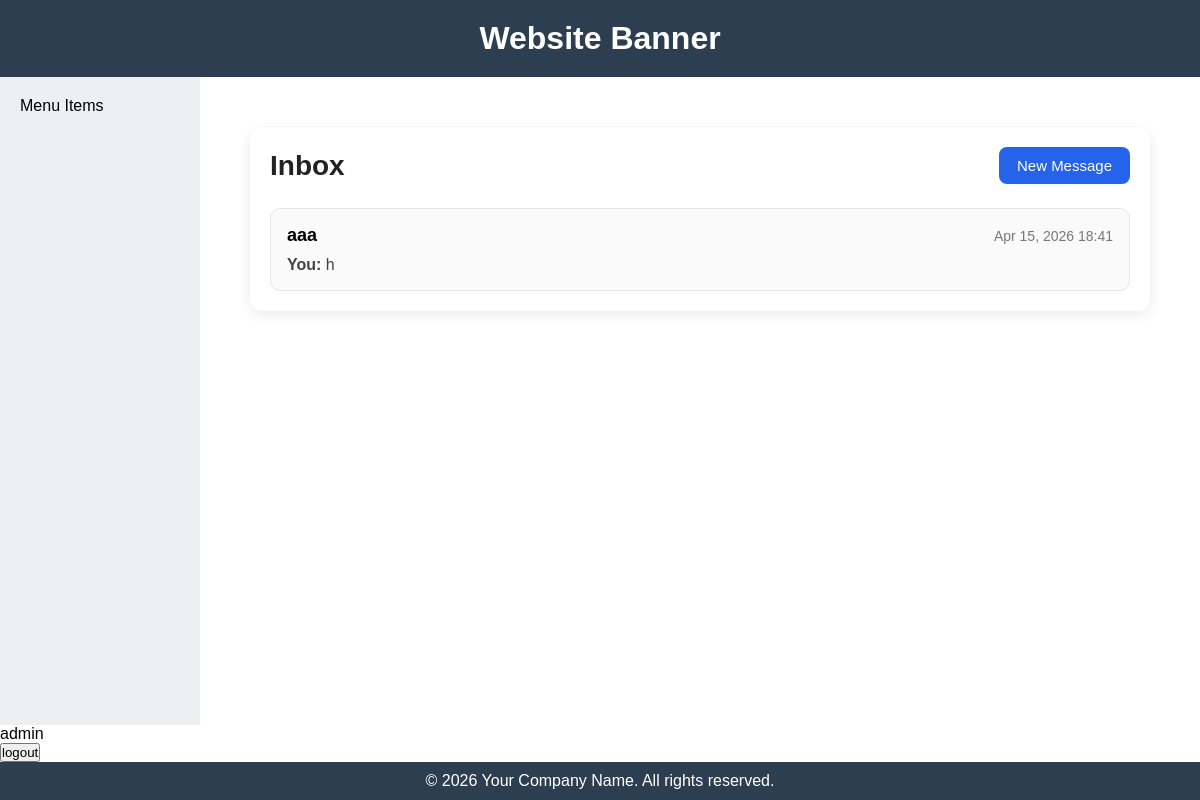
The page /inbox/ (signed in) on the database its author committed.
### bookMng/models.py (models this page shows, shortened)
class MessageThread(models.Model):
    user1 = models.ForeignKey(
        settings.AUTH_USER_MODEL,
        on_delete=models.CASCADE,
        related_name="message_threads_as_user1",
    )
    user2 = models.ForeignKey(
        settings.AUTH_USER_MODEL,
        on_delete=models.CASCADE,
        related_name="message_threads_as_user2",
    )
    created_at = models.DateTimeField(auto_now_add=True)
    updated_at = models.DateTimeField(auto_now=True)
    class Meta:
        ordering = ["-updated_at"]
        constraints = [
            models.UniqueConstraint(
                fields=["user1", "user2"],
                name="unique_message_thread_pair",
            )
        ]
    def other_user(self, current_user):
        if current_user == self.user1:
            return self.user2
        return self.user1
    def latest_message(self):
        return self.messages.order_by("-created_at").first()
    def unread_count_for(self, user):
        return self.messages.filter(recipient=user, is_read=False).count()

class PrivateMessage(models.Model):
    thread = models.ForeignKey(
        MessageThread,
        on_delete=models.CASCADE,
        related_name="messages",
    )
    sender = models.ForeignKey(
        settings.AUTH_USER_MODEL,
        on_delete=models.CASCADE,
        related_name="sent_private_messages",
    )
    recipient = models.ForeignKey(
        settings.AUTH_USER_MODEL,
        on_delete=models.CASCADE,
        related_name="received_private_messages",
    )
    body = models.TextField()
    is_read = models.BooleanField(default=False)
    created_at = models.DateTimeField(auto_now_add=True)
    read_at = models.DateTimeField(null=True, blank=True)
    class Meta:
        ordering = ["created_at"]

### bookMng/views.py (the view)
# urls.py: path("inbox/", views.inbox, name="inbox"),
@login_required
@require_GET
def inbox(request: HttpRequest) -> HttpResponse:
    threads = (
        MessageThread.objects
        .filter(Q(user1=request.user) | Q(user2=request.user))
        .prefetch_related("messages", "user1", "user2")
        .order_by("-updated_at")
    )
    thread_data = []
    for thread in threads:
        other_user = thread.other_user(request.user)
        latest_message = thread.latest_message()
        unread_count = thread.unread_count_for(request.user)
        thread_data.append(
            {
                "thread": thread,
                "other_user": other_user,
                "latest_message": latest_message,
                "unread_count": unread_count,
            }
        )
    context = {
        "thread_data": thread_data,
    }
    return render(request, "bookMng/inbox.html", context)

### bookEx/templates/bookMng/inbox.html (shortened to what this page needs)
{% extends "base.html" %}
{% load static %}
{% block content %}
<div class="message-box-container">
    <div class="message-box-header">
        <h1>Inbox</h1>
        <a class="btn-primary" href="{% url 'compose_message' %}">New Message</a>
    </div>
    {% if thread_data %}
        <div class="thread-list">
            {% for item in thread_data %}
                <a class="thread-card" href="{% url 'thread_detail' item.thread.id %}">
                    <div class="thread-card-top">
                        <span class="thread-username">{{ item.other_user.username }}</span>
                        {% if item.latest_message %}
                            <span class="thread-time">{{ item.latest_message.created_at|date:"M d, Y H:i" }}</span>
                        {% endif %}
                    </div>
                    <div class="thread-card-body">
                        {% if item.latest_message %}
                            <p>
                                <strong>
                                    {% if item.latest_message.sender == request.user %}
                                        You:
                                    {% else %}
                                        {{ item.other_user.username }}:
                                    {% endif %}
                                </strong>
                                {{ item.latest_message.body|truncatechars:90 }}
                            </p>
                        {% else %}
                            <p>No messages yet.</p>
                        {% endif %}
                    </div>
                </a>
            {% endfor %}
        </div>
    {% else %}
        <div class="empty-state">
            <p>You have no conversations yet.</p>
            <a class="btn-primary" href="{% url 'compose_message' %}">Start a Conversation</a>
        </div>
    {% endif %}
</div>
{% endblock %}

### bookEx/templates/base.html (shortened to what this page needs)
{% load static %}
<!DOCTYPE html>
<html lang="en">
<head>
    <link href="{% static 'main.css' %}" rel="stylesheet" type="text/css">
    <link rel="stylesheet" href="{% static 'table_format.css' %}" type="text/css" />
    <link rel="stylesheet" href="{% static 'message_box.css' %}"/>
</head>
<body>
    <header class="banner">
        <h1>Website Banner</h1>
    </header>
    <div class="container">
        <nav class="sidebar">
            <ul>
                {% block sidenav %}
                    Menu Items
                {% endblock sidenav %}
            </ul>
        </nav>
    <main class="content">
            {% block content %}{% endblock content %}
        </main>
    </div>
    <span style="float: right;">
            {% if user.is_authenticated %}
               {{ user.username}}
               <form action="{% url 'logout' %}?next=/" method="post">
                   <button type="submit">logout</button>
               </form>
            {% else %}
               Not Logged in
               <a href="{% url 'login' %}?next=/">login</a>
            {% endif %}
        </span>
    <footer class="footer">
        <p>&copy; 2026 Your Company Name. All rights reserved.</p>
    </footer>
</body>
</html>

### bookEx/static/main.css (style rules this page uses)
* { margin: 0; padding: 0; box-sizing: border-box; }
body { font-family: Arial, sans-serif; min-height: 100vh; display: flex; flex-direction: column; }
.banner { background-color: #2c3e50; color: white; padding: 20px; text-align: center; }
.container { flex: 1; display: flex; }
.sidebar { width: 200px; background-color: #ecf0f1; padding: 20px; }
.sidebar ul { list-style: none; }
.content { flex: 1; padding: 20px; background-color: #ffffff; }
.footer { background-color: #2c3e50; color: white; text-align: center; padding: 10px; }

### bookEx/static/message_box.css (style rules this page uses)
.message-box-container { max-width: 900px; margin: 30px auto; padding: 20px; background: #ffffff; border-radius: 12px; box-shadow: 0 4px 14px rgba(0, 0, 0, 0.08); }
.message-box-header { display: flex; justify-content: space-between; align-items: center; gap: 16px; margin-bottom: 24px; flex-wrap: wrap; }
.message-box-header h1 { margin: 0; font-size: 28px; color: #222; }
.thread-list { display: grid; gap: 16px; }
.thread-card { display: block; text-decoration: none; color: inherit; padding: 16px; border: 1px solid #e5e5e5; border-radius: 10px; background: #fafafa; transition: transform 0.15s ease, box-shadow 0.15s ease; }
.thread-card-top { display: flex; justify-content: space-between; align-items: center; gap: 12px; margin-bottom: 10px; }
.thread-username { font-weight: 700; font-size: 18px; }
.thread-time { color: #777; font-size: 14px; }
.thread-card-body p { margin: 0; color: #444; }
.btn-primary, .btn-secondary { display: inline-block; width: fit-content; padding: 10px 18px; border: none; border-radius: 8px; cursor: pointer; font-size: 15px; text-decoration: none; }
.btn-primary { background: #2563eb; color: white; }

### rows shown on the page
MessageThread: other_user.username "aaa", latest_message.created_at "Apr 15, 2026 18:41", latest_message.body "h"

### other values the page prints
{{ user.username }} "admin"
